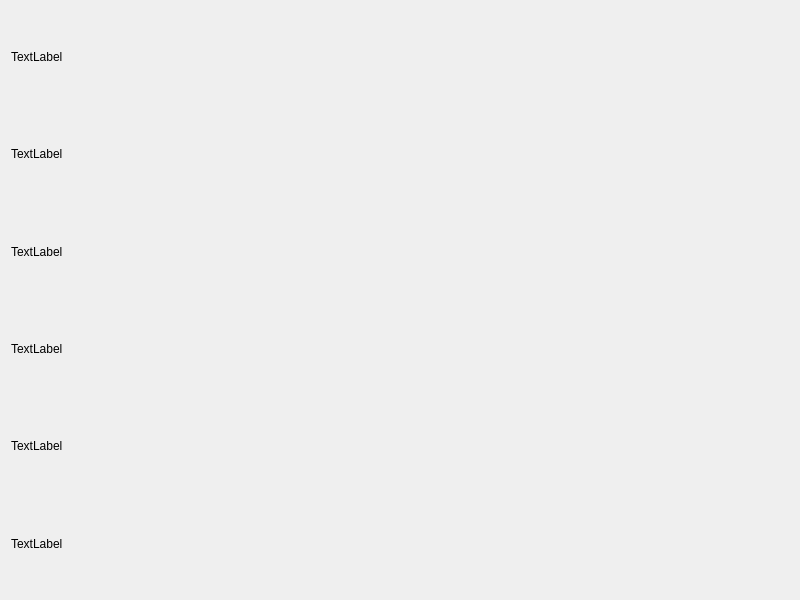
<?xml version="1.0" encoding="UTF-8"?>
<ui version="4.0">
 <class>Widget</class>
 <widget class="QWidget" name="Widget">
  <property name="geometry">
   <rect>
    <x>0</x>
    <y>0</y>
    <width>800</width>
    <height>600</height>
   </rect>
  </property>
  <property name="windowTitle">
   <string>Widget</string>
  </property>
  <layout class="QGridLayout" name="gridLayout">
   <item row="0" column="0">
    <widget class="QLabel" name="label_1">
     <property name="text">
      <string>TextLabel</string>
     </property>
    </widget>
   </item>
   <item row="4" column="0">
    <widget class="QLabel" name="label_5">
     <property name="text">
      <string>TextLabel</string>
     </property>
    </widget>
   </item>
   <item row="3" column="0">
    <widget class="QLabel" name="label_4">
     <property name="text">
      <string>TextLabel</string>
     </property>
    </widget>
   </item>
   <item row="1" column="0">
    <widget class="QLabel" name="label_2">
     <property name="text">
      <string>TextLabel</string>
     </property>
    </widget>
   </item>
   <item row="2" column="0">
    <widget class="QLabel" name="label_3">
     <property name="text">
      <string>TextLabel</string>
     </property>
    </widget>
   </item>
   <item row="5" column="0">
    <widget class="QLabel" name="label_6">
     <property name="text">
      <string>TextLabel</string>
     </property>
    </widget>
   </item>
  </layout>
 </widget>
 <resources/>
 <connections/>
</ui>
